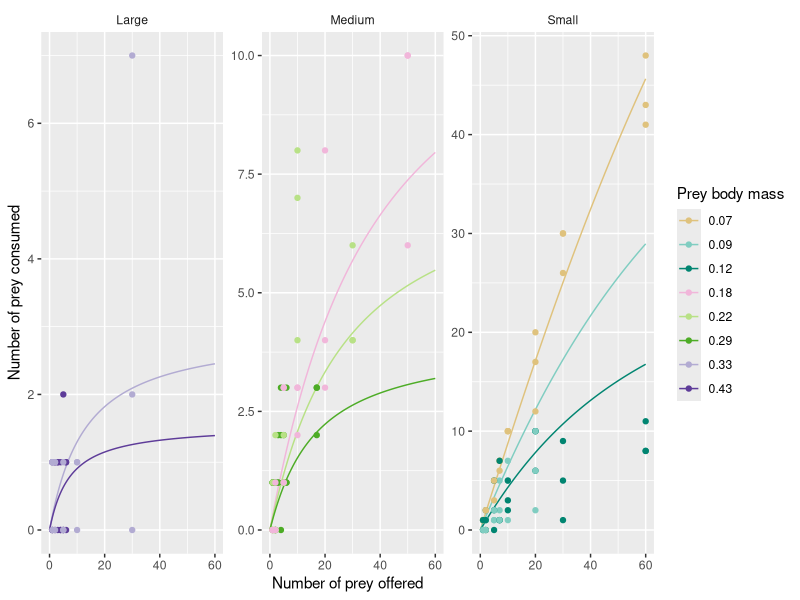
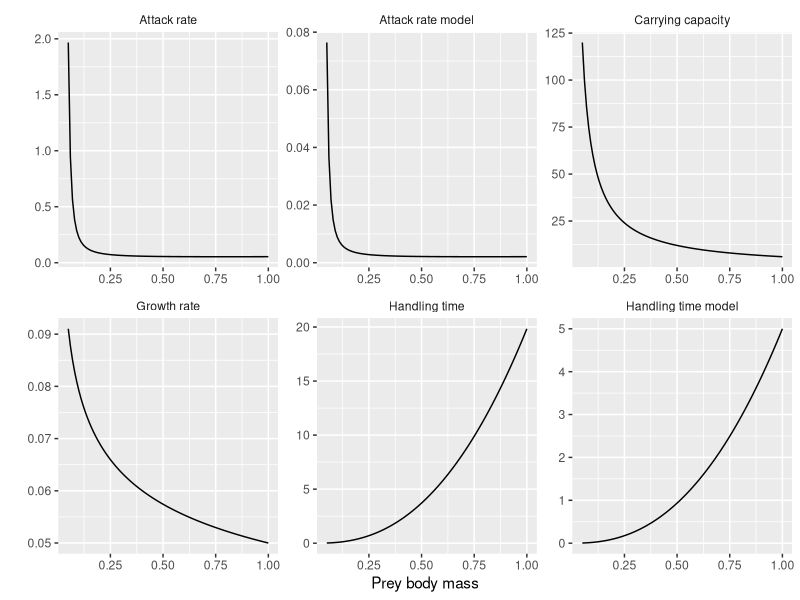

Write R code to recreate these figures, in order.
library(ggplot2)
library(cowplot)
library(dplyr)
library(viridis)
library(purrr)
library(RColorBrewer)

##### This script produces figure 1 of the manuscript and figure A1 from supplementary materia 1###


### define attack and handling time, carrying capacity and growth rate functions ###

attack_r <- function(a0, br, e, m) {
  a0*(m^br)*(3.3/(m))*exp(e*(3.3/m))
}

handling_r <- function(h0,al, m){
  h0*(m^al)
}

carrying <- function(k0, k, m){
  K <- k0* m ^ k
}

growth_rate <- function(rmax, r, m){
  growthrate <-  rmax * m ^ r
}


### Define numerical integration functions ###

gradfun_r <- function(t,y,parms) {
  with(as.list(c(y,parms)),
       { A  <- attack_r(a0, br, e, m)
       H <- handling_r(h0,al, m)
       grad <- -A*N/(1+A*H*N)
       list(grad,NULL)
       })
}


fun2_r <- function(a0, br, e, h0, al,T,m, P,N0) {
  library(deSolve)
  L <- lsoda(c(N=N0),
             times=c(0,T),
             func=gradfun_r,
             parms=c(a0 = a0, br = br, e = e, al = al, h0 = h0, P=P, m = m))
  N.final <- L[2,2]
  N0-N.final
}

## load feeind trial data

species <- read.csv("Data/Feeding_trial_bm.csv")

N_given <- 1:60

bms <- species %>% 
  select(Prey, N_given, body_mass) %>% 
  group_by(Prey) %>% 
  filter(N_given == max(N_given)) %>% 
  unique() %>% ungroup() %>% select(body_mass) %>% unlist() %>% round(2)

x <- seq(0, 60, by=0.1)
m <- unique(species$bm)

N_e <- data.frame()

for(i in m){
  
  n_e <- sapply(x,fun2_r,a0 = 0.01286926, T = 4, br = 1.30000000, e = 0.07172922 , h0 = 19.83745207, al = 2.41854333, P = 1,
                m = i)
  
  N_e <- bind_rows(N_e, data.frame(N_given = x,N_eaten = n_e,bm= i))  
}

#### estimae number of prey eaten given the numerical integration

N_eaten <- N_e %>%
  mutate(size_class = case_when(bm < 0.13 ~"Small",
                                bm > 0.13 & bm < 0.3 ~ "Medium", 
                                bm > 0.3 ~ "Large")) %>% 
  mutate(size_class = factor(size_class, levels = c("Small", "Medium", "Large")))


### plot figure 1

prey_eaten <- N_eaten %>% 
  ggplot(aes(x = N_given, y = N_eaten)) + geom_path(aes(group = bm, colour = as.factor(bm))) +
  geom_point(data = species, aes(colour = as.factor(bm))) + facet_wrap(~size_class, scales = 'free') +
  xlab("Number of prey offered") + ylab("Number of prey consumed") + 
  theme(strip.background =element_rect(fill="white")) +
  scale_colour_manual(name = "Prey body mass",values = c(brewer.pal(4, "BrBG")[-1],
                                 brewer.pal(4, "PiYG")[-1],
                                 brewer.pal(4, "PuOr")[-c(1,2)]))

ggsave(prey_eaten, file = 'Figures/Figure1.jpeg', width = 10)



##### Define parameters given bm

parameters_given_bm <- function(m){
  a <- attack_r(a0 = 0.01286926, br = 1.30000000 ,e = 0.07172922 , m)
  h <- handling_r(h0 = 19.83745207, al = 2.41854333, m)
  a2 <- attack_r(a0 = 0.0005, br = 1.30000000 ,e = 0.07172922  , m)
  h2 <- handling_r(h0 = 5, al = 2.41854333, m)
  K <- carrying(k0 = 6, k = -1, m)
  gr <- growth_rate(rmax = 0.05, r = -0.20, m)
  return(list(a, a2, h, h2, K, gr))
}

bms_all <- seq(0.05, 1, 0.01)

#### Calculate parameters

all_ps <- parameters_given_bm(bms_all) %>%
  map_df(~data.frame(value = .x)) %>% 
  mutate(bms = rep(bms_all, 6)) %>% 
  mutate(parameter = rep(c("Attack rate", "Attack rate model", "Handling time", "Handling time model", 
                           "Carrying capacity", "Growth rate"), each  = 96))

### plot parameters

parameters <- all_ps %>%
  ggplot(aes(x = bms, y = value)) + geom_line() + facet_wrap(~parameter, scales = 'free') +
  ylab("") + xlab("Prey body mass")  + 
  theme(strip.background =element_rect(fill="white"))

ggsave(parameters, file = 'Figures/FigureA1.jpeg', width = 8)
  
